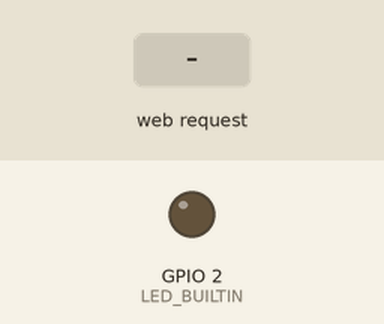
Recording of a program running on a simulated ESP8266 (NodeMCU). Shown: output pins drawn as LEDs (lit = HIGH, except the on-board LED, lit = LOW). Dashed ring = blinking. The inputs (shaded band) are chosen by the test bench. WiFi joins after 1.5 s; servers stay silent unless stated; what the program prints to the serial monitor is not drawn.

Above: at 2.8 s.
2.9 s: HTTP request GET /LED/flash received
At 3.15 s:
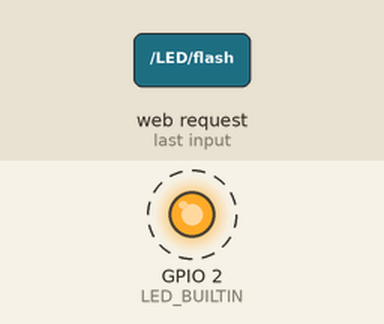
5.9 s: HTTP request GET /LED/on received
At 6.2 s:
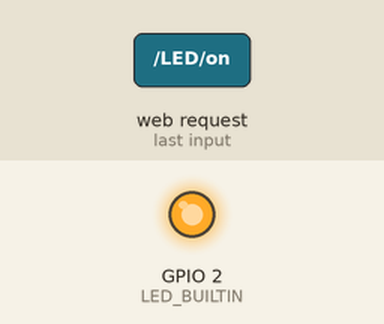
7.4 s: HTTP request GET /LED/off received
At 8.6 s:
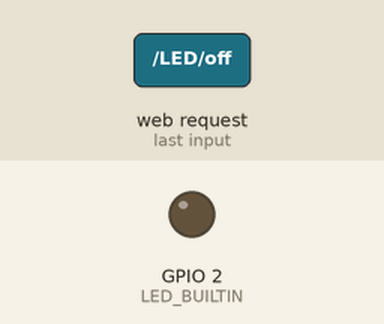
Timing chart, 0 to 10.4 s (numbered marks = the images above; inputs shaded):
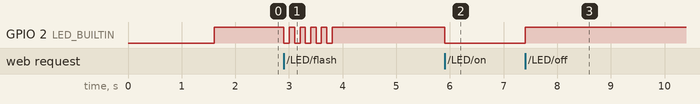

The program:

main.cpp
```cpp
#include <Arduino.h>
#include <ESP8266WiFi.h>
#include <WiFiClientSecure.h>

char ssid[] = "....";
char password[] = "....";

// Current time
unsigned long currentTime = millis();
// Previous time
unsigned long previousTime = 0;
// Define timeout time in milliseconds (example: 2000ms = 2s)
const long timeoutTime = 2000;

// Start web Server

WiFiServer server(80);

String header;

String outputLEDState = "off";
String isFlashing = "no";


WiFiClientSecure client;

void setup() {

  Serial.begin(115200);
  client.setInsecure();
  WiFi.mode(WIFI_STA);
  WiFi.disconnect();
  delay(100);


  Serial.print("Connecting Wifi: ");
  Serial.println(ssid);
  WiFi.begin(ssid, password);
  while (WiFi.status() != WL_CONNECTED) {
    Serial.print(".");
    delay(500);
  }

  Serial.println("");
  Serial.println("WiFi connected");
  Serial.println("IP address: ");
  IPAddress ip = WiFi.localIP();
  Serial.println(ip);

  server.begin();


  pinMode(LED_BUILTIN, OUTPUT);

  digitalWrite(LED_BUILTIN, HIGH);
}

void blink(int interval){
  digitalWrite(LED_BUILTIN, !digitalRead(LED_BUILTIN));
  delay(interval);
  digitalWrite(LED_BUILTIN, !digitalRead(LED_BUILTIN));
  delay(interval);
  digitalWrite(LED_BUILTIN, !digitalRead(LED_BUILTIN));
  delay(interval);
  digitalWrite(LED_BUILTIN, !digitalRead(LED_BUILTIN));
  delay(interval);
  digitalWrite(LED_BUILTIN, !digitalRead(LED_BUILTIN));
  delay(interval);
  digitalWrite(LED_BUILTIN, !digitalRead(LED_BUILTIN));
  delay(interval);
  digitalWrite(LED_BUILTIN, !digitalRead(LED_BUILTIN));
  delay(interval);
  digitalWrite(LED_BUILTIN, !digitalRead(LED_BUILTIN));
  delay(interval);
  digitalWrite(LED_BUILTIN, !digitalRead(LED_BUILTIN));
  delay(interval);
  digitalWrite(LED_BUILTIN, !digitalRead(LED_BUILTIN));
  delay(interval);
}

void loop(){
  WiFiClient client = server.available();   // Listen for incoming clients

  if (client) {                             // If a new client connects,
    Serial.println("New Client.");          // print a message out in the serial port
    String currentLine = "";                // make a String to hold incoming data from the client
    currentTime = millis();
    previousTime = currentTime;
    while (client.connected() && currentTime - previousTime <= timeoutTime) { // loop while the client's connected
      currentTime = millis();
      if (client.available()) {             // if there's bytes to read from the client,
        char c = client.read();             // read a byte, then
        Serial.write(c);                    // print it out the serial monitor
        header += c;
        if (c == '\n') {                    // if the byte is a newline character
          // if the current line is blank, you got two newline characters in a row.
          // that's the end of the client HTTP request, so send a response:
          if (currentLine.length() == 0) {
            // HTTP headers always start with a response code (e.g. HTTP/1.1 200 OK)
            // and a content-type so the client knows what's coming, then a blank line:
            client.println("HTTP/1.1 200 OK");
            client.println("Content-type:text/html");
            client.println("Connection: close");
            client.println();

            // turns the LED on and off
            if (header.indexOf("GET /LED/on") >= 0) {
              Serial.println("LED on");
              outputLEDState = "on";
              digitalWrite(LED_BUILTIN, LOW);
            } else if (header.indexOf("GET /LED/off") >= 0) {
              Serial.println("LED off");
              outputLEDState = "off";
              digitalWrite(LED_BUILTIN, HIGH);
            } else if (header.indexOf("GET /LED/flash") >= 0) {\
              Serial.println("LED flashing");
              isFlashing = "yes";
              blink(100);
              isFlashing = "no";

            }

            // Display the HTML web page
            client.println("<!DOCTYPE html><html>");
            client.println("<head><meta name=\"viewport\" content=\"width=device-width, initial-scale=1\">");
            client.println("<link rel=\"icon\" href=\"data:,\">");
            // CSS to style the on/off buttons
            // Feel free to change the background-color and font-size attributes to fit your preferences
            client.println("<style>html { font-family: Helvetica; display: inline-block; margin: 0px auto; text-align: center;}");
            client.println(".button { background-color: #195B6A; border: none; color: white; padding: 16px 40px;");
            client.println("text-decoration: none; font-size: 30px; margin: 2px; cursor: pointer;}");
            client.println(".button2 {background-color: #77878A;}</style></head>");

            // Web Page Heading
            client.println("<body><h1>ESP8266 Web Server</h1>");

            // Display current state, and ON/OFF buttons for Built in LED
            client.println("<p>Built in LED State: " + outputLEDState + "</p>");
            // client.println("<p>LED flashing? " + isFlashing + "</p>");
            // If the LED is off, it displays the ON button
            if (outputLEDState=="off") {
              client.println("<p><a href=\"/LED/on\"><button class=\"button\">ON</button></a></p>");
            } else {
              client.println("<p><a href=\"/LED/off\"><button class=\"button button2\">OFF</button></a></p>");
            }

            if(isFlashing=="no") {
              client.println("<p><a href=\"/LED/flash\"><button class=\"button\">FLASH</button></a></p>");
            } else {
              client.println("<p><button class=\"button2\">WAIT</button></p>");
            }

            client.println("</body></html>");

            // The HTTP response ends with another blank line
            client.println();
            // Break out of the while loop
            break;
          } else { // if you got a newline, then clear currentLine
            currentLine = "";
          }
        } else if (c != '\r') {  // if you got anything else but a carriage return character,
          currentLine += c;      // add it to the end of the currentLine
        }
      }
    }
    // Clear the header variable
    header = "";
    // Close the connection
    client.stop();
    Serial.println("Client disconnected.");
    Serial.println("");
  }
}
```

Measured:
- after the input at 2.9 s, GPIO 2 (LED_BUILTIN): alternates HIGH for 0.10 s and LOW for 0.10 s, 10 changes in all, then stays HIGH, starting at once
- after the input at 5.9 s, GPIO 2 (LED_BUILTIN): HIGH → LOW at once
- after the input at 7.4 s, GPIO 2 (LED_BUILTIN): LOW → HIGH at once
